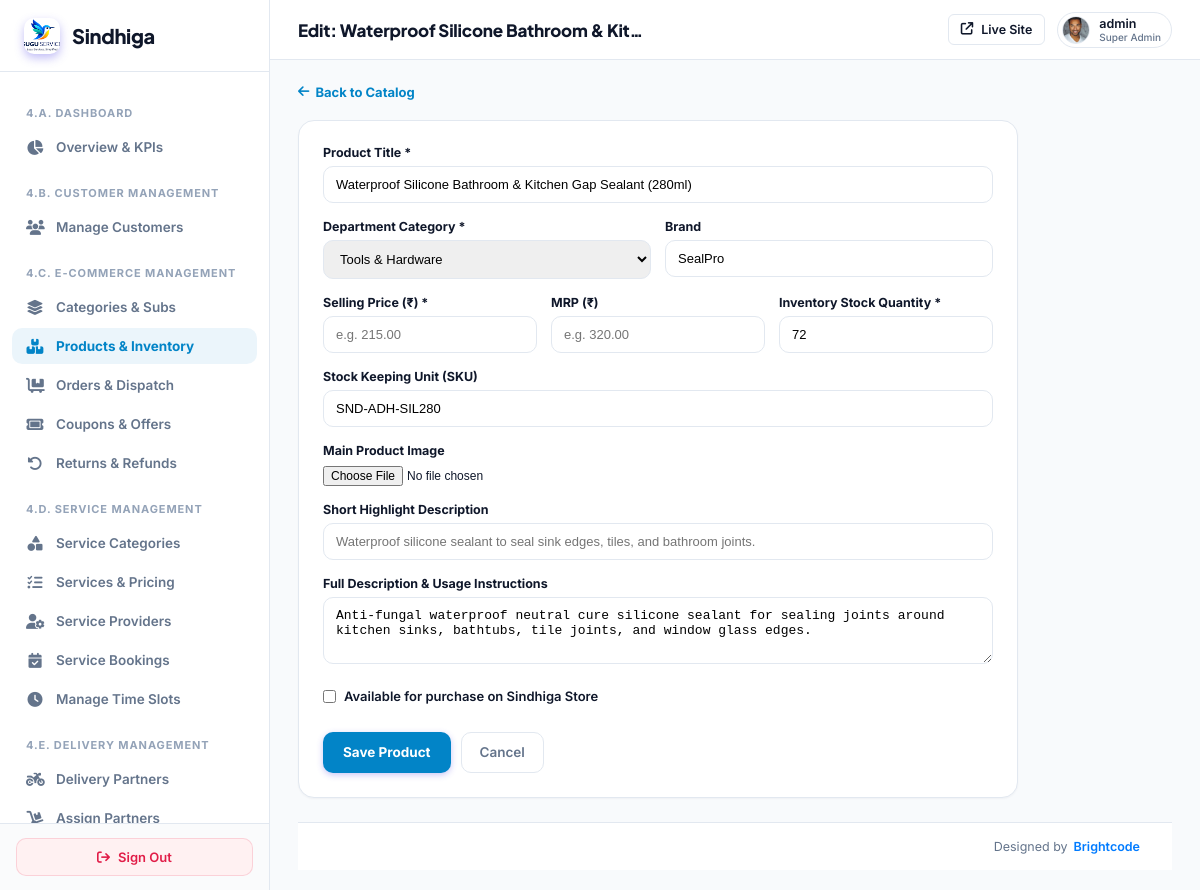
/super-admin/ecom/products/9/edit/ (signed in), run on an earlier commit of the app's database.
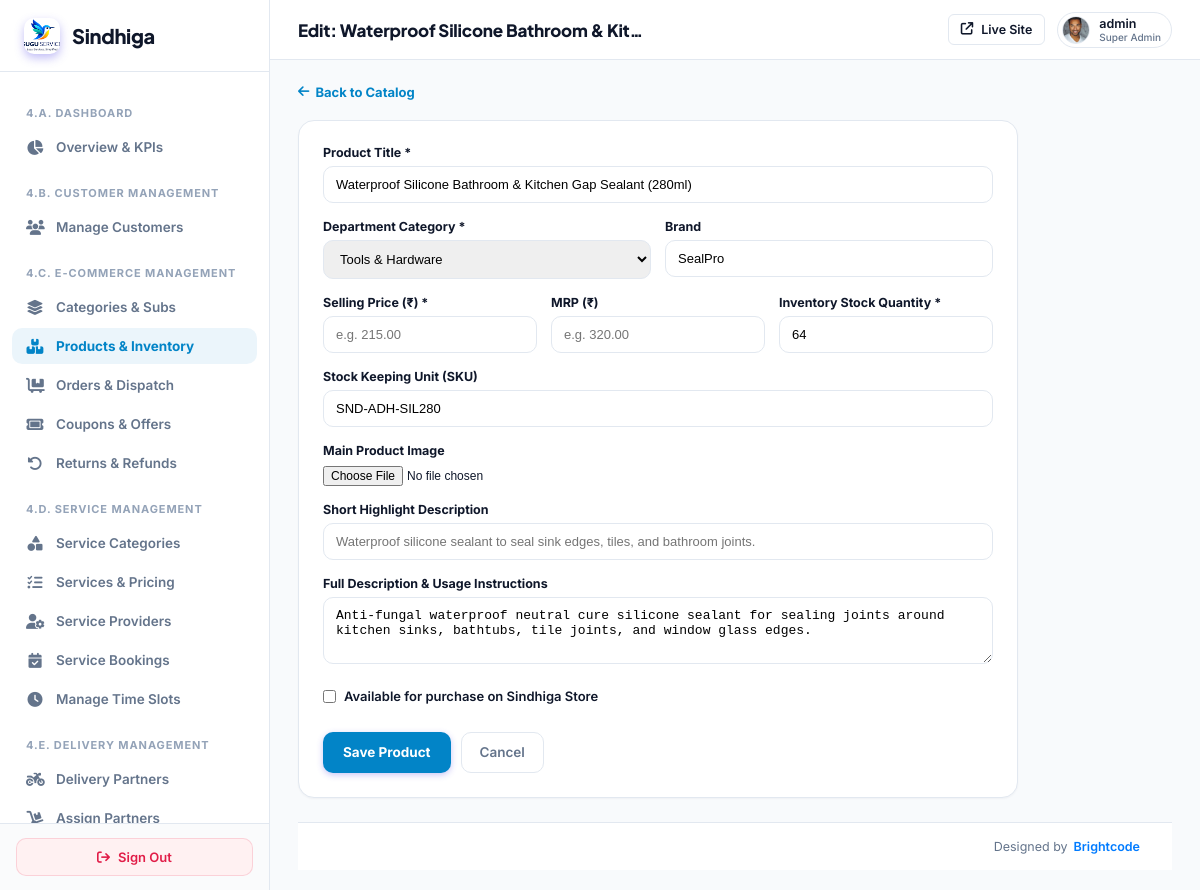
And on a later commit of the database.
### myapp/models.py (models this page shows, shortened)
class Product(models.Model):
    STATUS_CHOICES = (
        ('active', 'Active / Published'),
        ('draft', 'Draft / Unpublished'),
        ('out_of_stock', 'Out of Stock'),
    )
    title = models.CharField(max_length=255)
    slug = models.SlugField(max_length=255, unique=True, null=True, blank=True)
    category = models.ForeignKey(ProductCategory, on_delete=models.SET_NULL, null=True, blank=True, related_name='products')
    subcategory = models.ForeignKey(ProductSubCategory, on_delete=models.SET_NULL, null=True, blank=True, related_name='products')
    brand = models.CharField(max_length=150, blank=True, null=True)
    description = models.TextField(blank=True, null=True)
    specifications = models.JSONField(default=dict, blank=True, null=True, help_text="Key-value specifications e.g. {'Warranty': '1 Year', 'Color': 'White'}")
    mrp_price = models.DecimalField(max_digits=10, decimal_places=2, default=0.00, help_text="Maximum Retail Price (Strikethrough)")
    sale_price = models.DecimalField(max_digits=10, decimal_places=2, default=0.00, help_text="Effective selling price")
    stock_quantity = models.IntegerField(default=10, help_text="Available inventory units")
    sku = models.CharField(max_length=100, unique=True, null=True, blank=True)
    unit = models.CharField(max_length=50, default='1 Piece', help_text="Unit e.g. 1 Piece, 500g, Pack of 2")
    image = models.ImageField(upload_to='products/', null=True, blank=True)
    image_url = models.CharField(max_length=500, null=True, blank=True)
    status = models.CharField(max_length=20, choices=STATUS_CHOICES, default='active')
    rating = models.DecimalField(max_digits=3, decimal_places=1, default=4.8)
    reviews_count = models.IntegerField(default=0)
    is_featured = models.BooleanField(default=False)
    created_at = models.DateTimeField(default=timezone.now)
    updated_at = models.DateTimeField(auto_now=True)
    class Meta:
        ordering = ['-created_at']

class ProductCategory(models.Model):
    name = models.CharField(max_length=150)
    slug = models.SlugField(max_length=150, unique=True, null=True, blank=True)
    description = models.TextField(blank=True, null=True)
    icon_class = models.CharField(max_length=100, default='bi-box-seam')
    image = models.ImageField(upload_to='product_categories/', null=True, blank=True)
    order = models.IntegerField(default=0)
    status = models.CharField(max_length=20, choices=(('active', 'Active'), ('inactive', 'Inactive')), default='active')
    created_at = models.DateTimeField(default=timezone.now)
    class Meta:
        verbose_name_plural = "Product Categories"
        ordering = ['order', 'name']

### myapp/sindhiga_superadmin_canonical_views.py (the view, shortened to what this page needs)
# urls.py: path('super-admin/ecom/products/<int:product_id>/edit/', canon_admin.super_admin_ecom_product_edit, name='super_admin_ecom_product_edit'),
@user_passes_test(super_admin_check, login_url='/super-admin/login/')
def super_admin_ecom_product_edit(request, product_id):
    prod = get_object_or_404(Product, pk=product_id)
    categories = ProductCategory.objects.all().order_by('name')
    return render(request, 'superadmin/ecom_product_form.html', {'mode': 'edit', 'product': prod, 'categories': categories})

### myapp/sindhiga_superadmin_canonical_views.py (called while the page is built)
def super_admin_check(user):
    return user.is_authenticated and (user.is_superuser or user.is_staff or getattr(user, 'role', '') == 'ADMIN')

### templates/superadmin/ecom_product_form.html (shortened to what the changed rows need)
{% extends 'superadmin/base.html' %}
{% block header_title %}{% if mode == 'create' %}Add New Store Product{% else %}Edit: {{ product.title|truncatechars:35 }}{% endif %}{% endblock %}
{% block content %}
<div class="card" style="max-width: 720px; padding: 24px;">
  <form method="POST" enctype="multipart/form-data" style="display: flex; flex-direction: column; gap: 16px;">
    <div>
      <label style="display: block; font-size: 12.5px; font-weight: 700; color: var(--text-main); margin-bottom: 6px;">Product Title *</label>
      <input type="text" name="title" required value="{{ product.title|default:'' }}" placeholder="e.g. Silicone Waterproof Gap Sealant (280ml)" style="width: 100%; padding: 10px 12px; border: 1px solid var(--border); border-radius: var(--r-sm); font-size: 13px; outline: none;">
    </div>
    <div style="display: grid; grid-template-columns: 1fr 1fr; gap: 14px;">
      <div>
        <label style="display: block; font-size: 12.5px; font-weight: 700; color: var(--text-main); margin-bottom: 6px;">Department Category *</label>
        <select name="category" required style="width: 100%; padding: 10px 12px; border: 1px solid var(--border); border-radius: var(--r-sm); font-size: 13px; outline: none;">
          {% for c in categories %}
            <option value="{{ c.id }}" {% if product.category_id == c.id %}selected{% endif %}>{{ c.name }}</option>
          {% endfor %}
        </select>
      </div>
      <div>
        <label style="display: block; font-size: 12.5px; font-weight: 700; color: var(--text-main); margin-bottom: 6px;">Brand</label>
        <input type="text" name="brand" value="{{ product.brand|default:'Sindhiga' }}" placeholder="Sindhiga, Bosch, Pidilite..." style="width: 100%; padding: 10px 12px; border: 1px solid var(--border); border-radius: var(--r-sm); font-size: 13px; outline: none;">
      </div>
    </div>
    <div style="display: grid; grid-template-columns: 1fr 1fr 1fr; gap: 14px;">
      <div>
        <label style="display: block; font-size: 12.5px; font-weight: 700; color: var(--text-main); margin-bottom: 6px;">Inventory Stock Quantity *</label>
        <input type="number" name="stock_quantity" required value="{{ product.stock_quantity|default:'50' }}" style="width: 100%; padding: 10px 12px; border: 1px solid var(--border); border-radius: var(--r-sm); font-size: 13px; outline: none;">
      </div>
    </div>
    <div>
      <label style="display: block; font-size: 12.5px; font-weight: 700; color: var(--text-main); margin-bottom: 6px;">Stock Keeping Unit (SKU)</label>
      <input type="text" name="sku" value="{{ product.sku|default:'' }}" placeholder="e.g. SIN-SEAL-280" style="width: 100%; padding: 10px 12px; border: 1px solid var(--border); border-radius: var(--r-sm); font-size: 13px; outline: none;">
    </div>
    <div>
      <label style="display: block; font-size: 12.5px; font-weight: 700; color: var(--text-main); margin-bottom: 6px;">Full Description &amp; Usage Instructions</label>
      <textarea name="description" rows="3" placeholder="Full technical specifications..." style="width: 100%; padding: 10px 12px; border: 1px solid var(--border); border-radius: var(--r-sm); font-size: 13px; outline: none;">{{ product.description|default:'' }}</textarea>
    </div>
  </form>
</div>
{% endblock %}

What changed in the data, as far as the page shows it:
changed Product "Waterproof Silicone Bathroom & Kitchen Gap Sealant (280ml)": stock_quantity "72" → "64"
